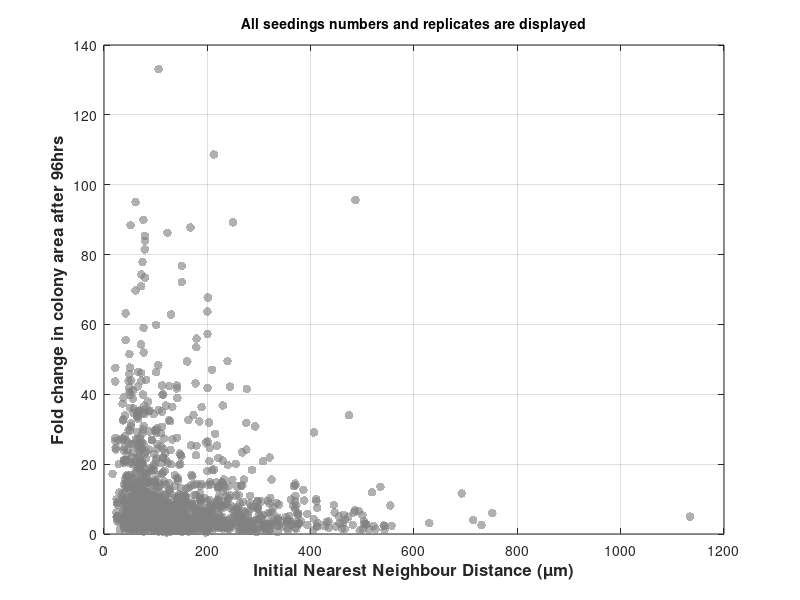

This chart was generated by the following MATLAB code:
%%%%%%%%%%%%%%%%%%%%%%%%%%%%%%%%%%%%%%%%%%%%%%%%%%%%%%%%%%%%%%%%%%%%%%%%%
%%% Nearest neighbor distances for colonies at start of differentiation %
%%% (all densities combined)

clear all;
close all;
clc;


load('MicroscopyData.mat'); 

time=[0 10 20 30 40 50 60 70 80 90 96];
nSets=1;

    for d=1:size(data.dens,2)
            for r=1:size(data.dens(d).rep,2)
                iFoV{d,r}=data.dens(d).rep(r).FoV;
                Dead{d,r}=data.dens(d).rep(r).deadT;
                areaT=data.dens(d).rep(r).area;
                areaT=areaT.*(0.48^2);
                CoMx=data.dens(d).rep(r).CoMx;
                CoMy=data.dens(d).rep(r).CoMy;
                CoMx=CoMx.*0.48;
                CoMy=CoMy.*0.48;
                nSets=nSets+1;

                ind=1;
                i=1;
                FoVtest=iFoV{d,r};
                DeadTtest=Dead{d,r};

                    while ind<=size(FoVtest,2)
                    pFoV(i)=FoVtest(ind);
                    pDeadT(i)=mean(DeadTtest(1,ind:(ind+(FoVtest(ind)-1))),'omitnan');
                    CoMxTemp=CoMx(1,ind:(ind+(FoVtest(ind)-1)));
                    CoMyTemp=CoMy(1,ind:(ind+(FoVtest(ind)-1)));
                    areaFC=areaT(end,ind:(ind+(FoVtest(ind)-1)))./areaT(1,ind:(ind+(FoVtest(ind)-1)));
                    
                        for k=1:size(CoMxTemp,2)
                            for n=1:size(CoMxTemp,2)
                                dist(k,n)=sqrt(((CoMxTemp(k)-CoMxTemp(n)).^2)+((CoMyTemp(k)-CoMyTemp(n)).^2));
                                if dist(k,n)==0
                                    dist(k,n)=NaN;
                                end
                            end
                        end
                        
                    distance{d,r,i}=dist;
                    
                    for n=1:size(CoMxTemp,2)
                        NND(n)=min(dist(:,n));
                    end
                    
%                     NNDm{d,r,i}=mean(NND,'omitnan');
%                     aFoV=1399.16*994.95;
%                     NNDi(i)=2*mean(NND,'omitnan')./sqrt(aFoV/size(CoMxTemp,2));
%                     NNDm{d,r}=mean(NND,'omitnan')
%                     NNDind{d,r}=NNDi;
                    i=i+1;
                    ind=ind+FoVtest(ind);
                    scatter(NND,areaFC,40,'filled','MarkerFaceAlpha',5/8,'MarkerFaceColor',[0.5 0.5 0.5]);
                    hold on
                    
                    clear CoMxTemp CoMyTemp dist NND AreaFC;
                    end
                    SeedDens = [10000; 18000; 27000; 36000; 45000; 60000; 75000; 90000]';
                    SeedDens=SeedDens./1000;
%                     NNDindM{d,r}=mean(NNDi,'omitnan')
                    clear NNDi areaT
%                     subplot(2,1,1)
%                     plot(SeedDens(d),NNDindM{d,r},'.b','markersize',30);
%                     hold on
%                     ylabel('NND index');
%                     xlabel('Seeding number (X10^3)')  
%                     subplot(2,1,2)
%                     plot(SeedDens(d),NNDm{d,r},'.b','markersize',30);
%                     hold on
%                     ylabel('NND (\mum)');
%                     xlabel('Seeding number (X10^3)')
%                     grid on
                   
                    
            end
    end
    
    box on
    grid on
    title('All seedings numbers and replicates are displayed','FontSize',10);
    xlabel('Initial Nearest Neighbour Distance (\mum)','FontWeight','bold','FontSize',12);
    ylabel('Fold change in colony area after 96hrs','FontWeight','bold','FontSize',12);
